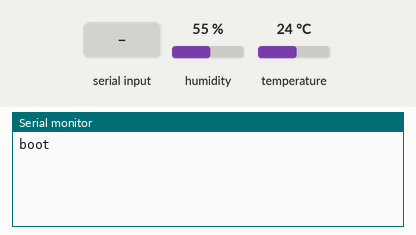
The sketch below on a simulated Arduino Leonardo, built with avr-gcc and run on an emulated ATmega32U4. Parts: the last lines printed to the serial monitor. The test bench sets the inputs (shaded band); at power-on: humidity 55 %, temperature 24 °C.

Above: at 1.2 s.
1.3 s: "temp_humid\n" received over Serial
At 2.1 s:
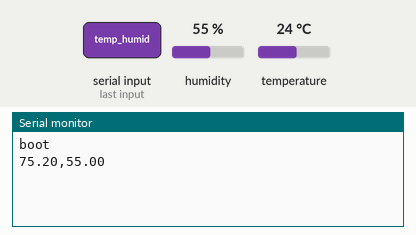
2.8 s: "1\n" received over Serial
At 4.1 s:
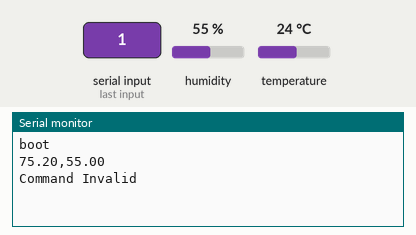

Measured:
- after the input at 1.3 s, the serial monitor: prints a new line at once (image 1)
- after the input at 2.8 s, the serial monitor: prints a new line at once (image 2)

The sketch:

main.ino
```cpp
/***************************************************
  This is an example for the SHT31-D Humidity & Temp Sensor

  Designed specifically to work with the SHT31-D sensor from Adafruit
  ----> https://www.adafruit.com/products/2857

  These sensors use I2C to communicate, 2 pins are required to
  interface
 ****************************************************/

#include <Arduino.h>
#include <Wire.h>
#include "Adafruit_SHT31.h"

bool enableHeater = false;
String cmd;

Adafruit_SHT31 sht31 = Adafruit_SHT31();

void setup() {
  Serial.begin(9600);

  while (!Serial)
    delay(10);     // will pause Zero, Leonardo, etc until serial console opens

  Serial.println("boot");
  if (! sht31.begin(0x45)) {   // Set to 0x45 for alternate i2c addr
    Serial.println("Couldn't find SHT31");
    while (1) delay(1);
  }

  sht31.heater(false); // disable the heater during normal operation
}


void loop() {
  while(!Serial.available());
  cmd = Serial.readStringUntil('\n');
  cmd.trim();
  if (cmd.equals("temp_humid")) {
    writeTempHumiditySerial();
  }
  else {
    Serial.println("Command Invalid");
  }
}

void writeTempHumiditySerial() {
  float t = 0.0;
  float h = 0.0;
  getTempHumidity(&t, &h);

  if (! isnan(t)) {  // check if 'is not a number'
    Serial.print(t);
    Serial.print(",");
  }
  else {
    Serial.println("Failed to read temperature");
  }

  if (! isnan(h)) {  // check if 'is not a number'
    Serial.println(h);
  } else {
    Serial.println("Failed to read humidity");
  }
}

void getTempHumidity(float* t, float* h) {
  *t = sht31.readTemperature()*1.8 + 32;
  *h = sht31.readHumidity();
}
```
